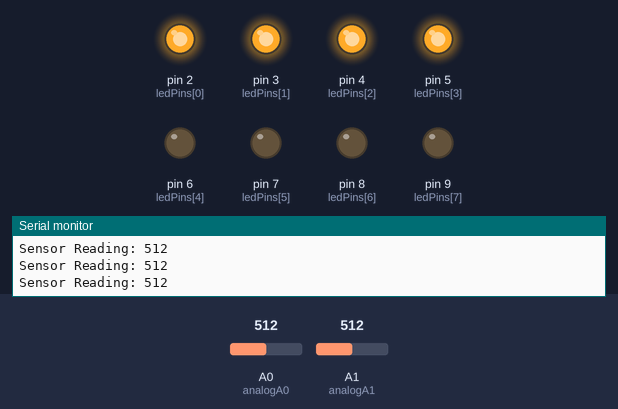
The sketch below on a simulated Arduino Uno, built with avr-gcc and run on an emulated ATmega328P. Shown: output pins drawn as LEDs (lit = HIGH), the last lines printed to the serial monitor. The test bench sets the inputs (shaded band); at power-on: A0 (analogA0) = 512, A1 (analogA1) = 512.

Above: at 1.2 s.
1.3 s: A0 (analogA0) set to 23
4.3 s: A0 (analogA0) set to 18
At 5.3 s:
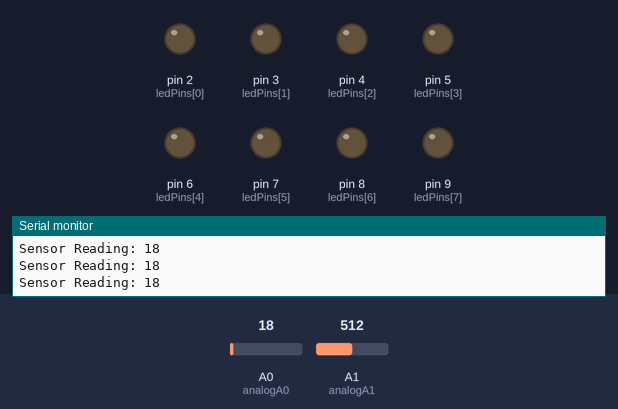
Timing chart, 0 to 7.3 s (numbered marks = the images above; inputs shaded):
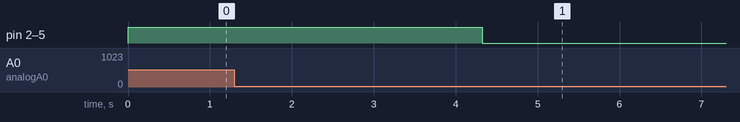

Measured:
- the behaviour switches between 21 and 20 on A0 (analogA0) (found by bisection; images 0 and 1)
- after the input at 4.3 s, pin 2 (ledPins[0]), pin 3 (ledPins[1]), pin 4 (ledPins[2]), pin 5 (ledPins[3]): HIGH → LOW at once

The sketch:

Night_Light_Up_My_Life.ino.ino
```cpp
int analogA0 = A0;
//int ledPin = 8;
String stringOne = "Sensor Reading: ";

const int analogA1 = A1;
int ledPins[]={2,3,4,5,6,7,8,9};
int totPinNo = sizeof(ledPins)/sizeof(int);

void setup() {
 //pinMode(ledPin, OUTPUT);
 Serial.begin(9600);
 for(int thisLed = 0; thisLed < totPinNo; thisLed++){
    pinMode(ledPins[thisLed], OUTPUT);
 }
}

void loop() {
  int sensorReadingA0 = analogRead(analogA0);
  Serial.println(stringOne + sensorReadingA0);

  int sensorReadingA1 = analogRead(analogA1);
  int ledLevel = map(sensorReadingA1, 0, 1023, 0, totPinNo);

  if (sensorReadingA0 > 20) {
    for(int thisLed = 0; thisLed < totPinNo; thisLed++){
      if (thisLed < ledLevel){
        digitalWrite(ledPins[thisLed], HIGH);
      }

      else{
        digitalWrite(ledPins[thisLed], LOW);
      }
    }
  }
  else
  {
    for(int thisLed = 0; thisLed < totPinNo; thisLed++){
      digitalWrite(ledPins[thisLed], LOW);
    }
  }
}
```
